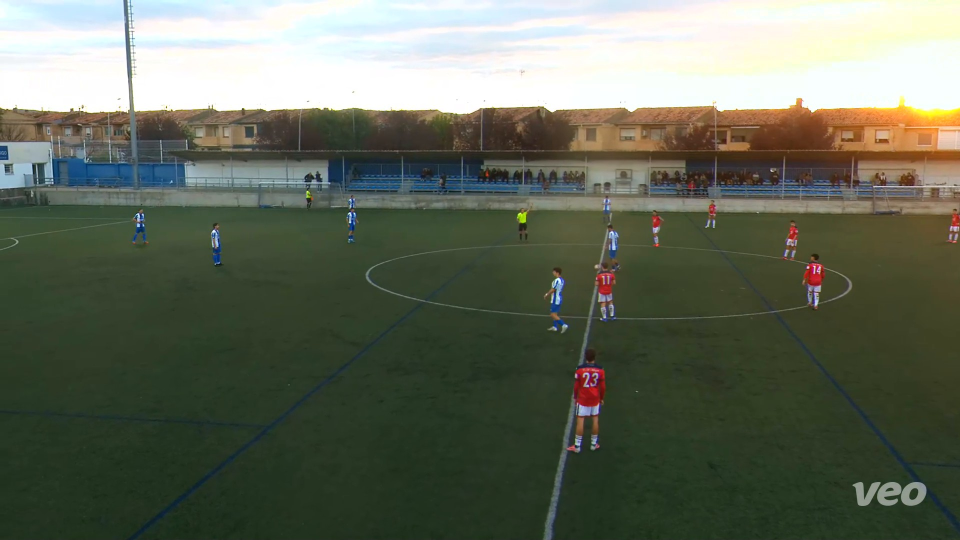
#> input picture dataset_cirbonero_milagres_images/dataset/images/train/f_00_00.jpg, 1920 x 1080 px (shown at 1/2 size)
$ python -i pitch_filter.py   (imports and definitions only)
#> lines starting #> are read from the running program, lines starting #| are printed output that depends on the picture; after the words box and inside, x2 and y2 are one past the last pixel; in counts of white or black regions, pixels touching at a corner belong together
#> further down, picture is the input picture: shape (1080, 1920, 3); mean B, G, R 90.4, 106.1, 99.6
"""Delimitación visual del césped en vídeos de cámara móvil.

La segmentación se usa como una barrera de seguridad junto con la homografía,
no como prueba de que una persona sea futbolista. No filtra el balón.
"""
from __future__ import annotations

from dataclasses import dataclass


@dataclass
class FieldMask:
    mask: object | None
    width: int
    height: int
    coverage: float = 0.0
    reason: str = "no_disponible"

    @property
    def reliable(self) -> bool:
        return self.mask is not None

    # [15 lines left out: function contains, not called in this run]

    _original_width: int = 0
    _original_height: int = 0


def field_mask_from_frame(frame, target_width: int = 480) -> FieldMask:
    """Encuentra la componente de césped conectada a la zona inferior.

    Funciona con césped natural o artificial verde. Si la confianza es
    insuficiente devuelve una máscara no fiable: no se inventa el campo.
    """
#> called with target_width = 480
    import cv2
    import numpy as np

    if frame is None or frame.ndim != 3 or frame.shape[2] != 3:
        return FieldMask(None, 0, 0, reason="imagen_invalida")
    original_h, original_w = frame.shape[:2]
#> original_h = 1080; original_w = 1920
    width = min(original_w, max(100, target_width))
#> width = 480
    height = max(1, round(original_h * width / original_w))
#> height = 270
    small = cv2.resize(frame, (width, height), interpolation=cv2.INTER_AREA)
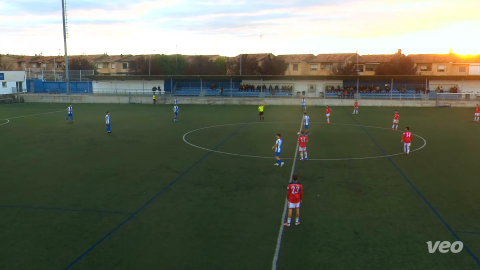
#> small: shape (270, 480, 3); mean B, G, R 90.4, 106.1, 99.6
    hsv = cv2.cvtColor(small, cv2.COLOR_BGR2HSV)
#> hsv: shape (270, 480, 3); mean H, S, V 50.7, 74.3, 110.9

    # Banda amplia de verdes. La selección por componente descarta los
    # árboles y carteles separados físicamente del terreno de juego.
    green = cv2.inRange(hsv, (28, 25, 20), (98, 255, 255))
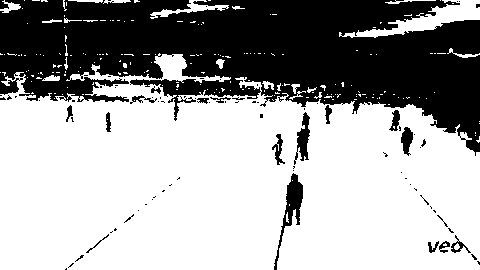
#> green: shape (270, 480); 64.2% white; 85 black regions (66 under 20 px), largest, box (x1, y1, x2, y2) and area: (0, 0, 480, 156) 43639, (274, 173, 303, 270) 747, (294, 112, 310, 165) 398
    kernel = cv2.getStructuringElement(cv2.MORPH_ELLIPSE, (9, 9))
    green = cv2.morphologyEx(green, cv2.MORPH_CLOSE, kernel, iterations=2)
#> green: shape (270, 480); 73.8% white; 1 black region, box (x1, y1, x2, y2) and area: (0, 0, 480, 134) 33992
    green = cv2.morphologyEx(
        green, cv2.MORPH_OPEN,
        cv2.getStructuringElement(cv2.MORPH_ELLIPSE, (3, 3)),
    )
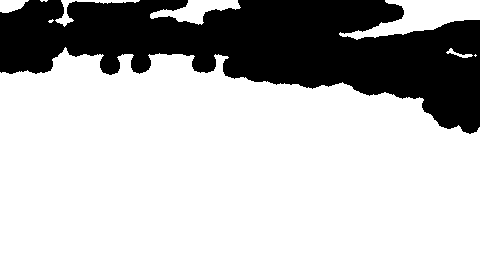
#> green: shape (270, 480); 73.6% white; 1 black region, box (x1, y1, x2, y2) and area: (0, 0, 480, 134) 34242

    count, labels, stats, _ = cv2.connectedComponentsWithStats(
        green, connectivity=8)
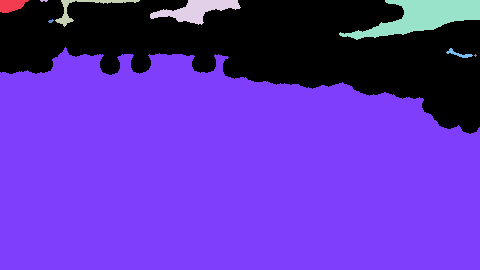
#> labels: shape (270, 480) int32; 10 distinct labels, from 0 to 9; one colour per label, 0 black
#> count = 10; stats = [[0, 0, 480, 134, 34242], [0, 0, 29, 13, 273], [40, 0, 8, 2, 12], [55, 0, 85, 27, 359], [150, 0, 91, 25, 1058], [339, 0, 141, 40, 2675], [48, 19, 6, 4, 14], [0, 47, 480, 223, 90875], [446, 48, 27, 10, 87], [474, 54, 3, 3, 5]]
    if count <= 1:
        return FieldMask(None, width, height, reason="sin_cesped")
    # Se exige conexión con la mitad inferior: esta región debe ser el
    # campo, no un árbol o una valla del fondo.
    lower_y = int(0.78 * height)
#> lower_y = 210
    valid = []
    for component in range(1, count):
        area = int(stats[component, cv2.CC_STAT_AREA])
        if area < 0.08 * width * height:
            continue
        bottom_presence = int(np.count_nonzero(labels[lower_y:, :] == component))
        if bottom_presence < 0.07 * width * (height - lower_y):
            continue
        valid.append((area, component))
#> this loop made 9 passes
#> area on passes 1, 3, 4, 5, 8: 273, 359, 1058, 2675, 87
#> (area, bottom_presence) on pass 7: (90875, 28800)
#> after the loop, valid = [(90875, 7)]
    if not valid:
        return FieldMask(None, width, height, reason="cesped_no_confirmado")
    _, component = max(valid)
#> component = 7
    selected = np.uint8(labels == component) * 255
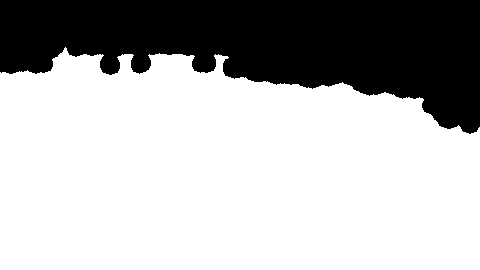
#> selected: shape (270, 480); 70.1% white; 1 black region

    # Rellenar huecos de camisetas/porterías sin extender la máscara
    # fuera del perímetro del campo.
    contours, _ = cv2.findContours(selected, cv2.RETR_EXTERNAL,
                                   cv2.CHAIN_APPROX_SIMPLE)
#> contours = 1 contour; box (x1, y1, x2, y2) and area: (0, 47, 480, 270) 90146
    if not contours:
        return FieldMask(None, width, height, reason="sin_contorno")
    result = np.zeros_like(selected)
    cv2.drawContours(result, [max(contours, key=cv2.contourArea)],
                     -1, 255, thickness=cv2.FILLED)
    coverage = cv2.countNonZero(result) / (width * height)
#> coverage = 0.701
    if coverage < 0.08 or coverage > 0.93:
        return FieldMask(None, width, height, coverage,
                         reason="cobertura_inverosimil")
    return FieldMask(result, width, height, round(coverage, 3),
                     "cesped_detectado", original_w, original_h)


# [33 lines left out: function filter_pitch_people, not called in this run]


def render_pitch_preview(frame):
    """Previsualiza la región de césped detectada en RGB para Streamlit.

    Es una máscara visual, no una calibración de coordenadas ni una
    comprobación de YOLO; nunca altera el vídeo ni el balón.
    """
    import cv2

    if frame is None or frame.ndim != 3:
        raise ValueError("Fotograma no válido")
    field = field_mask_from_frame(frame)
    h, w = frame.shape[:2]
#> h = 1080; w = 1920
    draw_w = min(w, 960)
#> draw_w = 960
    draw_h = max(1, int(h * draw_w / w))
#> draw_h = 540
    image = cv2.resize(frame, (draw_w, draw_h), interpolation=cv2.INTER_AREA)
    if field.reliable:
        resized_mask = cv2.resize(
            field.mask, (draw_w, draw_h), interpolation=cv2.INTER_NEAREST)
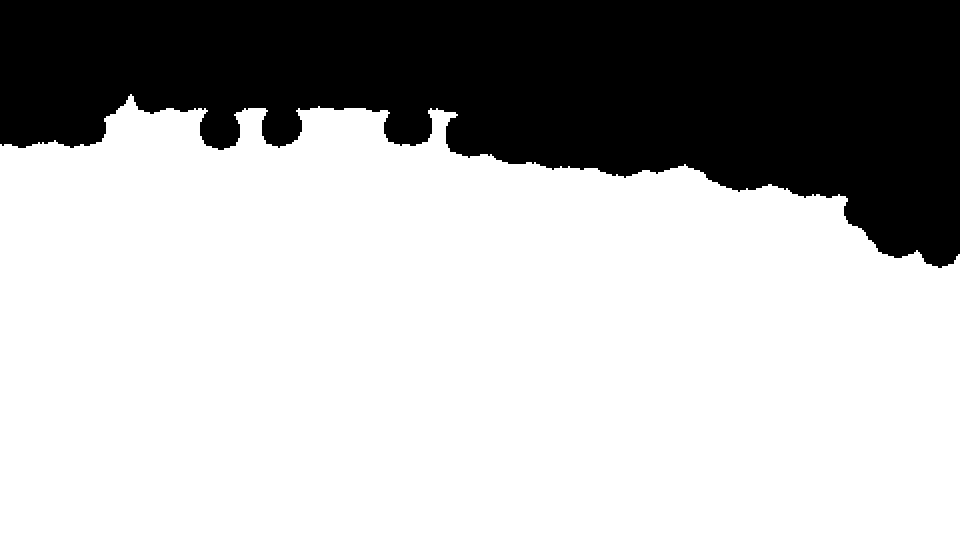
#> resized_mask: shape (540, 960); 70.1% white; 1 black region
        contours, _ = cv2.findContours(
            resized_mask, cv2.RETR_EXTERNAL, cv2.CHAIN_APPROX_SIMPLE)
#> contours = 1 contour; box (x1, y1, x2, y2) and area: (0, 94, 960, 540) 361916
        cv2.drawContours(image, contours, -1, (20, 220, 20), thickness=3)
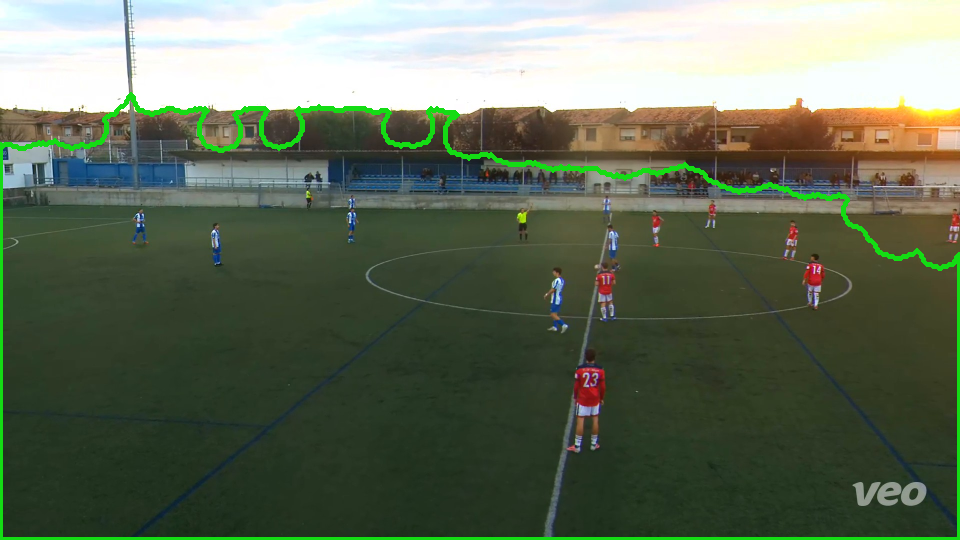
#> image: shape (540, 960, 3); mean B, G, R 89.4, 109.2, 98.3
        info = "Región verde delimitada. Comprueba las cuatro bandas y porterías."
    else:
        info = ("No se pudo identificar una superficie de juego fiable: "
                + field.reason)
    return cv2.cvtColor(image, cv2.COLOR_BGR2RGB), field.reliable, info

>>> import cv2
>>> picture = cv2.imread('dataset_cirbonero_milagres_images/dataset/images/train/f_00_00.jpg')
>>> result = render_pitch_preview(picture)

$ run again, on dataset_cirbonero_milagres_images/dataset/images/train/f_00_30.jpg
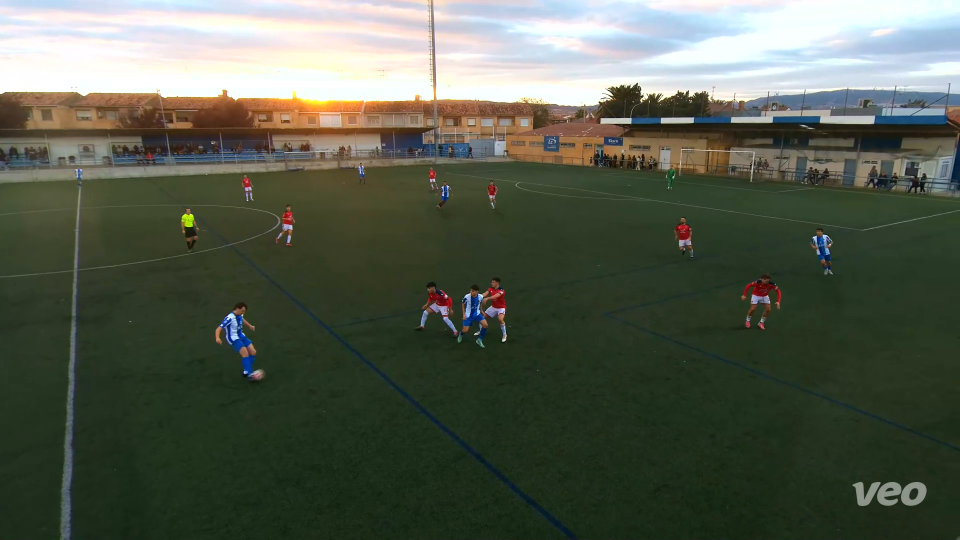
#> input picture dataset_cirbonero_milagres_images/dataset/images/train/f_00_30.jpg, 1920 x 1080 px (shown at 1/2 size)
#> picture is the input picture: shape (1080, 1920, 3); mean B, G, R 77.8, 91.9, 84.9
#> hsv: shape (270, 480, 3); mean H, S, V 55.4, 83.3, 97.3
#> in field_mask_from_frame, `count, labels, stats, _ = cv2.connectedComponentsWithStats( green, con..`:
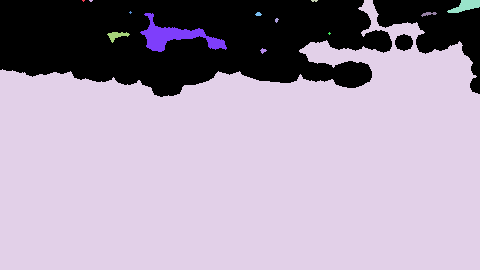
#> labels: shape (270, 480) int32; 14 distinct labels, from 0 to 13; one colour per label, 0 black
#> count = 14; stats = 14 rows, first 6: [0, 0, 480, 97, 32074], [82, 0, 3, 2, 4], [89, 0, 4, 2, 6], [311, 0, 7, 2, 11], [0, 0, 480, 270, 95906], [447, 0, 33, 13, 245]
#> the loop in field_mask_from_frame, `for component in range(1, count):` made 13 passes
#> area on passes 5, 7, 8, 9, 11, 13: 245, 1135, 20, 41, 113, 22
#> after the loop in field_mask_from_frame, `for component in range(1, count):`: valid = [(95906, 4)]
#> component = 4
#> selected: shape (270, 480); 74% white; 3 black regions
#> in field_mask_from_frame, `contours, _ = cv2.findContours(selected, cv2.RETR_EXTERNAL, cv2.CHAIN_..`: contours = 1 contour; box (x1, y1, x2, y2) and area: (0, 0, 480, 270) 95264
#> result: shape (270, 480); 74.2% white; 2 black regions, box (x1, y1, x2, y2) and area: (0, 0, 392, 97) 28997, (373, 0, 480, 94) 4467
#> coverage = 0.742
#> resized_mask: shape (540, 960); 74.2% white; 2 black regions
#> in render_pitch_preview, `contours, _ = cv2.findContours( resized_mask, cv2.RETR_EXTERNAL, cv2.C..`: contours = 1 contour; box (x1, y1, x2, y2) and area: (0, 0, 960, 540) 382628
#> in render_pitch_preview, `cv2.drawContours(image, contours, -1, (20, 220, 20), thickness=3)`:
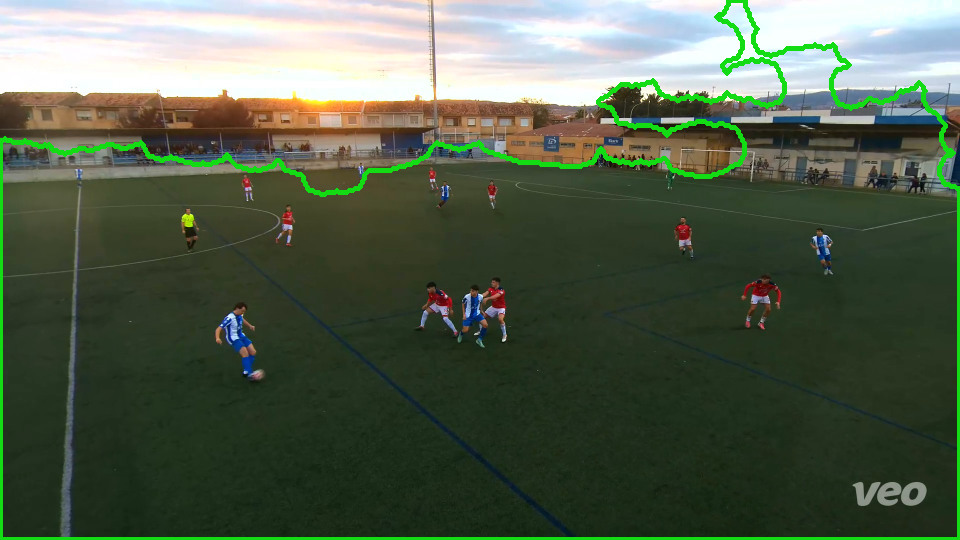
#> image: shape (540, 960, 3); mean B, G, R 75.8, 95.4, 82.9

$ run again, on dataset_cirbonero_milagres_images/dataset/images/train/f_03_00.jpg
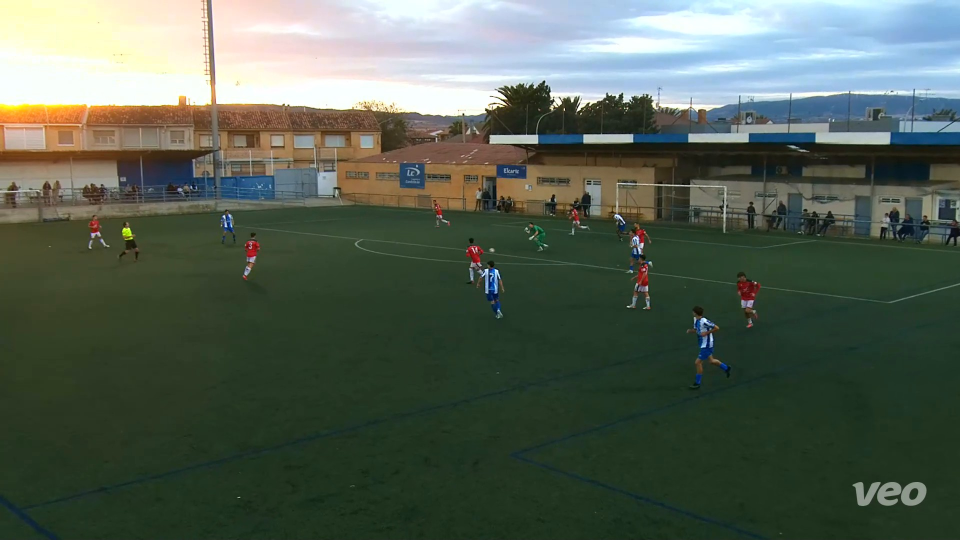
#> input picture dataset_cirbonero_milagres_images/dataset/images/train/f_03_00.jpg, 1920 x 1080 px (shown at 1/2 size)
#> picture is the input picture: shape (1080, 1920, 3); mean B, G, R 83.7, 96.5, 85
#> hsv: shape (270, 480, 3); mean H, S, V 59.7, 85.3, 103.5
#> in field_mask_from_frame, `count, labels, stats, _ = cv2.connectedComponentsWithStats( green, con..`:
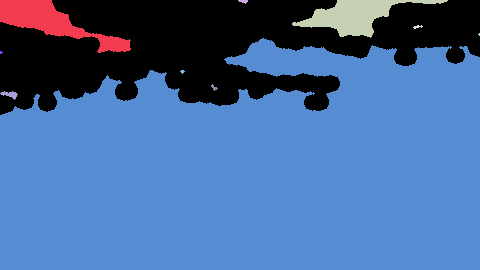
#> labels: shape (270, 480) int32; 11 distinct labels, from 0 to 10; one colour per label, 0 black
#> count = 11; stats = [[0, 0, 480, 115, 32540], [0, 0, 131, 53, 2562], [238, 0, 10, 4, 25], [292, 0, 156, 38, 2351], [413, 25, 10, 4, 21], [478, 33, 2, 3, 4], [0, 38, 480, 232, 91978], [0, 51, 3, 3, 7], [180, 70, 5, 4, 12], [211, 84, 7, 7, 22], [0, 91, 18, 9, 78]]
#> the loop in field_mask_from_frame, `for component in range(1, count):` made 10 passes
#> area on passes 1, 2, 3, 4, 9, 10: 2562, 25, 2351, 21, 22, 78
#> after the loop in field_mask_from_frame, `for component in range(1, count):`: valid = [(91978, 6)]
#> component = 6
#> selected: shape (270, 480); 71% white; 1 black region
#> in field_mask_from_frame, `contours, _ = cv2.findContours(selected, cv2.RETR_EXTERNAL, cv2.CHAIN_..`: contours = 1 contour; box (x1, y1, x2, y2) and area: (0, 38, 480, 270) 91059
#> coverage = 0.71
#> resized_mask: shape (540, 960); 71% white; 1 black region
#> in render_pitch_preview, `contours, _ = cv2.findContours( resized_mask, cv2.RETR_EXTERNAL, cv2.C..`: contours = 1 contour; box (x1, y1, x2, y2) and area: (0, 76, 960, 540) 365875
#> in render_pitch_preview, `cv2.drawContours(image, contours, -1, (20, 220, 20), thickness=3)`:
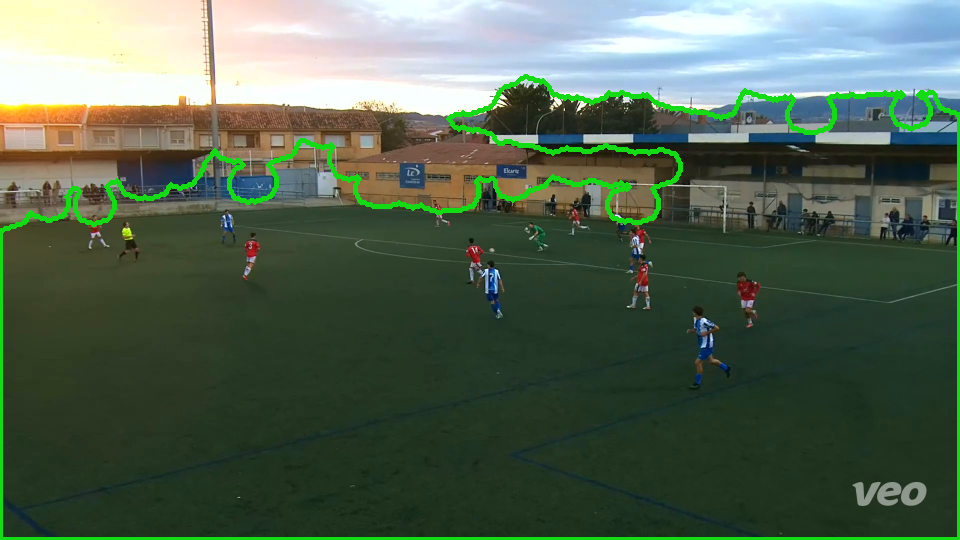
#> image: shape (540, 960, 3); mean B, G, R 81.9, 100.4, 83

$ run again, on dataset_cirbonero_milagres_images/dataset/images/train/f_04_00.jpg
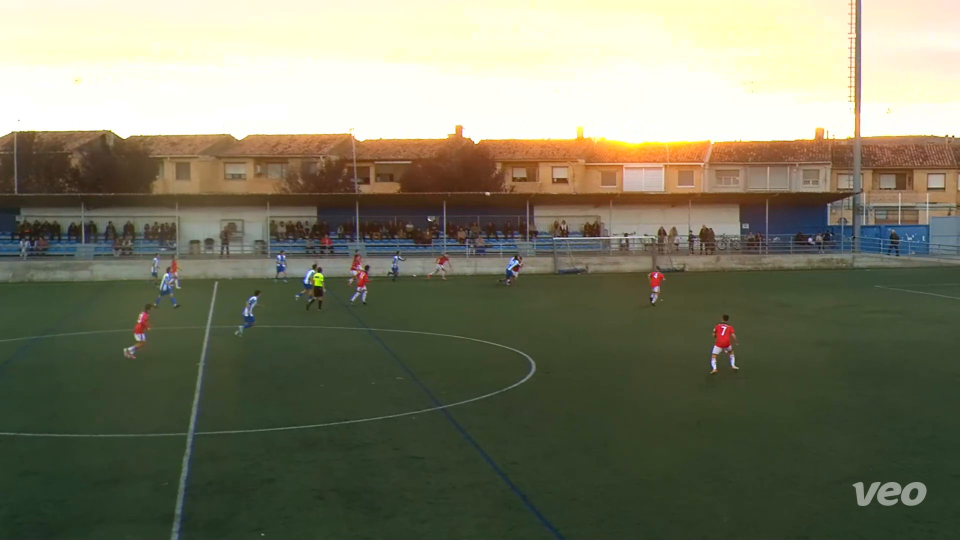
#> input picture dataset_cirbonero_milagres_images/dataset/images/train/f_04_00.jpg, 1920 x 1080 px (shown at 1/2 size)
#> picture is the input picture: shape (1080, 1920, 3); mean B, G, R 100.5, 121.7, 121.4
#> hsv: shape (270, 480, 3); mean H, S, V 40.1, 73.1, 128.7
#> labels: shape (270, 480) int32; 9 distinct labels, from 0 to 8
#> count = 9; stats = [[0, 0, 480, 151, 44246], [0, 0, 480, 59, 14138], [447, 19, 16, 7, 66], [472, 19, 6, 4, 15], [283, 63, 17, 7, 55], [442, 62, 6, 6, 26], [310, 70, 9, 4, 19], [0, 100, 480, 170, 71030], [342, 118, 3, 3, 5]]
#> the loop in field_mask_from_frame, `for component in range(1, count):` made 8 passes
#> area on passes 2, 4, 5: 66, 55, 26
#> after the loop in field_mask_from_frame, `for component in range(1, count):`: valid = [(71030, 7)]
#> component = 7
#> selected: shape (270, 480); 54.8% white; 1 black region
#> in field_mask_from_frame, `contours, _ = cv2.findContours(selected, cv2.RETR_EXTERNAL, cv2.CHAIN_..`: contours = 1 contour; box (x1, y1, x2, y2) and area: (0, 100, 480, 270) 70334
#> coverage = 0.548
#> resized_mask: shape (540, 960); 54.8% white; 1 black region
#> in render_pitch_preview, `contours, _ = cv2.findContours( resized_mask, cv2.RETR_EXTERNAL, cv2.C..`: contours = 1 contour; box (x1, y1, x2, y2) and area: (0, 200, 960, 540) 282618
#> in render_pitch_preview, `cv2.drawContours(image, contours, -1, (20, 220, 20), thickness=3)`:
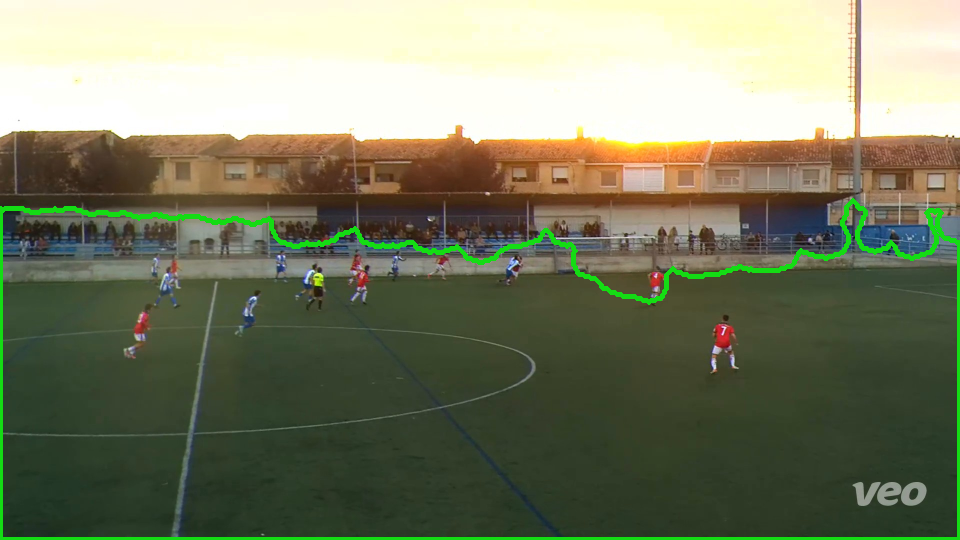
#> image: shape (540, 960, 3); mean B, G, R 99.5, 124.8, 120.4
